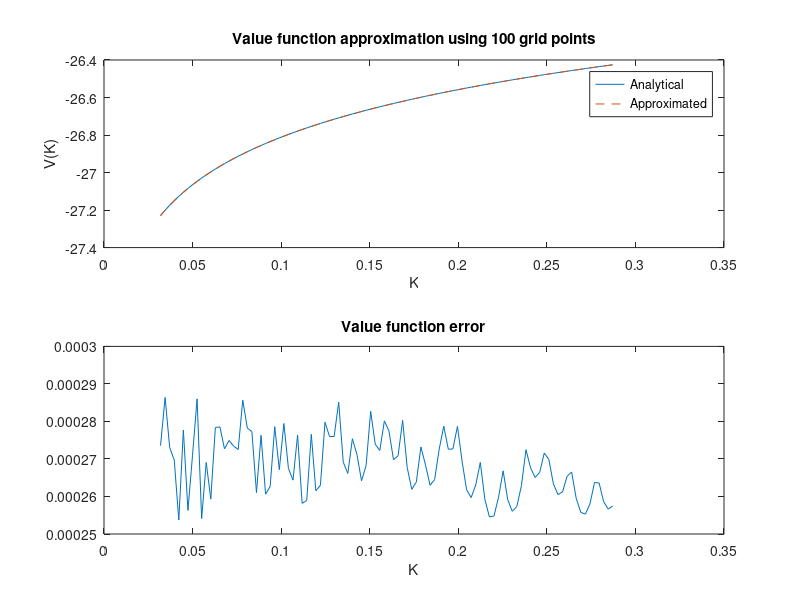
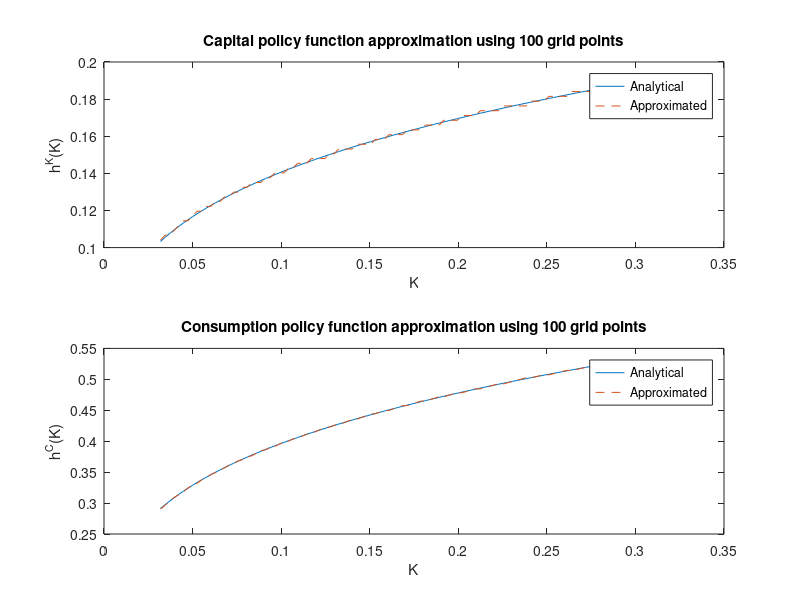

MATLAB code to generate these figures, in order:
% Solution of the non-stochastic Ramsey model
% using value function iteration
%
% (c) J Marcelo Ochoa 

% Administrative commands

clear all
clc

%%
% Initialize: set model's parameters

tic;            % Start Clock counter
tol = 1e-7;      % Tolerance level

alfa=0.27;      % Production function
bet=0.97;     % Subjective discount factor

%
% Characterize the steady state

Kss = (alfa*bet)^(1/(1-alfa));    % Capital stock at the steady state
Css = Kss^alfa - Kss;                         % Consumption at the steady state

%%
% Value function iteration

% Step 1: Choose a grid of admissible values for the state variable
nk=100;                              % Number of grid points for the capital
Kmin=0.2*Kss;
Kmax=1.8*Kss;
K=(Kmin:(Kmax-Kmin)/(nk-1):Kmax)';  % Grid for capital
nk=size(K,1);                       % Number of grid points

% Step 2: Initialize the value function

v0 = ones(nk,1)*log(Css)/(1-bet);   % starting value function
v1 = [];                            % updated value function 
h1 = [];                            % updated policy function 
checkv = 1;

% Step 3. Compute a new value function and policy function

while checkv>=tol*(1-bet);
    % Compute v1 and h1 indexes for each 
    % initial capital stock in the K
    for i=1:nk
        
        C = K(i)^alfa - K;          % Consumption 
        C = (C>0).*C + (C<=0).*0;   % Replace C=0 if C<=0
        [v1(i,1) h1(i,1)]= max(log(C) + bet*v0);
        
    end
    
    Q=sparse((1:nk)',h1,1,nk,nk);
    C = K.^alfa - K(h1);          % Consumption 
    C = (C>0).*C + (C<=0).*0;
    IQ=inv(eye(nk)-bet*Q);
    v1=IQ*log(C);
    
    % Step 4: Check for convergence/replace v0
    checkv = norm(v1-v0);
    v0 = v1;
end

toc;        % Stop clock

% Compute policy functions

hk = K(h1);
hc = (K.^alfa) - hk;

%%
% Plot the true and approximated policy functions

% Analytical value function policy functions

a = (1/(1-bet))* (log((1-alfa*bet))+alfa*bet*log(alfa*bet)/(1-alfa*bet));
b = alfa/(1- alfa*bet);
vk = a + b*log(K);

hka = (alfa*bet*(K.^alfa));                   % Capital
hca = ((1-alfa*bet)*(K.^alfa));               % Consumption 

%Make Plots

figure(1)
subplot(2,1,1)
plot(K,vk,'-',K,v1,'--');
title(sprintf('Value function approximation using %d grid points',nk))
legend('Analytical','Approximated','Location','Best')
xlabel('K')
ylabel('V(K)')
subplot(2,1,2)
plot(K,(vk-v1));
title('Value function error')
xlabel('K')

figure(2)
subplot(2,1,1)
plot(K,hka,'-',K,hk,'--');
title(sprintf('Capital policy function approximation using %d grid points',nk))
legend('Analytical','Approximated','Location','Best')
xlabel('K')
ylabel('h^K(K)')
subplot(2,1,2)
plot(K,hca,'-',K,hc,'--');
title(sprintf('Consumption policy function approximation using %d grid points',nk))
legend('Analytical','Approximated','Location','Best')
xlabel('K')
ylabel('h^C(K)')
%%
% Print results
% 

fprintf('---------------------------------\n')
fprintf(' Approximation Errors using %d grid points \n',nk)
fprintf('---------------------------------\n')
fprintf(' Value function \n')
fprintf(' v true - v approx  = %6.3f  \n',norm(vk-v1))
fprintf('---------------------------------\n')
fprintf(' Policy functions \n')
fprintf('---------------------------------\n')
fprintf(' hk true - hk approx  = %6.3f  \n',norm(hka-hk))
fprintf(' hc true - hc approx  = %6.3f  \n',norm(hca-hc))
fprintf('---------------------------------\n')
